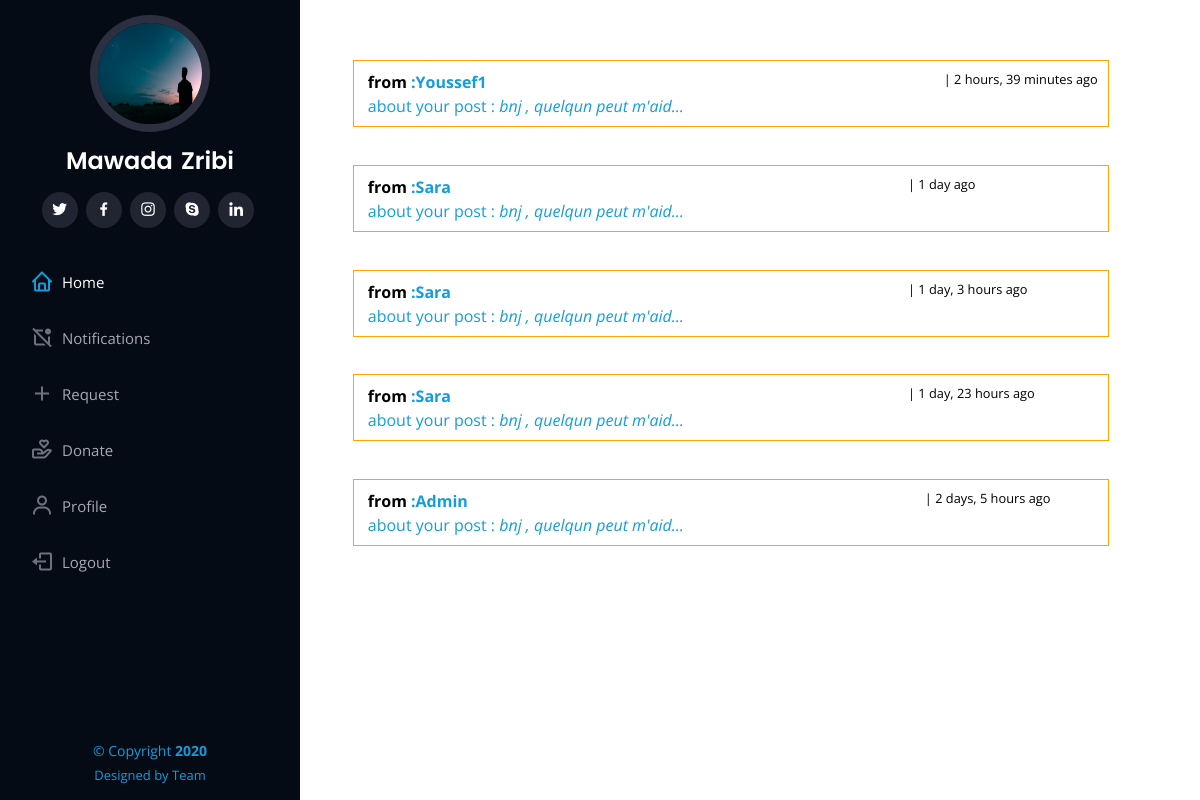
/notifications/ (signed in), run on the app's committed database.
### user/models.py (models this page shows, shortened)
class Profile(models.Model):
    user = models.OneToOneField(User,on_delete=models.CASCADE)
    image = models.ImageField(default='default.jpg',upload_to='profile_images')
    phone_number = models.CharField(max_length=12)
    """def save(self, *args, **kwargs):
        super().save(*args, **kwargs)

        img = Image.open(self.image.path)
        if img.width > 300 or img.height > 300:
            output_size = (300, 300)
            img.thumbnail(output_size)
            img.save(self.image.path)"""

class Notification(models.Model):
    post = models.ForeignKey(Post,on_delete=models.CASCADE)
    receiver = models.ForeignKey(User,related_name='receiver',on_delete=models.CASCADE)
    sender = models.ForeignKey(User,related_name='sender',on_delete=models.CASCADE ,null=True)
    notification_date =models.DateTimeField(default=timezone.now)
    status =models.CharField(max_length=6)
    class Meta:
        ordering =('-notification_date',)

class Post(models.Model):
    title = models.CharField(max_length=100)
    content = models.TextField()
    post_date = models.DateTimeField(default=timezone.now)
    post_update = models.DateTimeField(auto_now=True)
    author = models.ForeignKey(User, on_delete=models.CASCADE)
    current_place =models.CharField(max_length=50)
    show_post =models.CharField(max_length=6)
    class Meta:
        ordering = ('post_date', )

### user/views.py (the view)
# urls.py: path('notifications/',views.show_notif,name="notification"),
@login_required(login_url='login')
def show_notif(request):
    notifications = Notification.objects.filter(receiver=request.user)
    for notif in notifications :
        notif.status="yes"
        notif.save()
    context={
        'notifications':notifications,
        'title':"Notifications",
    }
    return render(request,'notif.html',context)

### templates/notif.html (shortened to what this page needs)
{% extends 'base.html' %}
{% block content %}
<main id="main">
    <section id="resume" class="resume">
      <div class="container">
       {% for not in notifications %}
       <a href="{% url 'notif_detail' not.id %}">
       <div class="section-title" style="margin-left:1cm;margin-bottom:1cm;padding:8px 14px ;width:20cm;border: 1px solid orange;">
        <div class="col-lg-12" data-aos="fade-up" style="width: 6cm;"></div>
            <p>  <b><span style="color: black;"> from </span> :{{ not.sender|title }}</b> <small><span style="color:black;margin-left: 444px;position:absolute;">
              | {{not.notification_date|timesince}} ago </span></small>
             </p>
            <p>
              about your post :<em> {{ not.post.content|truncatechars:25 }} </em> <br>
        </div>
        {% empty %}
       <p>  no notifications yet </p>
       </a>
        {% endfor %}
    </div>
    </section>
  </main>
{% endblock %}

### templates/base.html (shortened to what this page needs)
<!DOCTYPE html>
{% load static %}
<html lang="en">
<head>
  <link rel="stylesheet" href="https://stackpath.bootstrapcdn.com/bootstrap/4.1.3/css/bootstrap.min.css">
  <link href="{% static 'mainSt/assets/vendor/bootstrap/css/bootstrap.min2.css' %}" rel="stylesheet">
  <link href="{% static 'mainSt/assets/vendor/icofont/icofont.min2.css' %}" rel="stylesheet">
  <link href="{% static 'mainSt/assets/vendor/boxicons/css/boxicons.min2.css' %}" rel="stylesheet">
  <link href="{% static 'mainSt/assets/vendor/venobox/venobox2.css' %}" rel="stylesheet">
  <link href="{% static 'mainSt/assets/vendor/owl.carousel/assets/owl.carousel.min2.css' %}" rel="stylesheet">
  <link href="{% static 'mainSt/assets/vendor/aos/aos2.css' %}" rel="stylesheet">
  <link href="{% static 'mainSt/assets/css/style22.css' %}" rel="stylesheet">
</head>
<body>
  <header id="header">
    <div class="d-flex flex-column">
      <div class="profile">
        <img src="{{ user.profile.image.url }}" alt="profile-image" class="rounded-circle">
        <h1 class="text-light"><a href="index.html"> {{ user.first_name|title }}<span style="margin-left: 8px;">{{ user.last_name|title  }}</span> </a></h1>
        <div class="social-links mt-3 text-center">
          <a href="#" class="twitter"><i class="bx bxl-twitter"></i></a>
          <a href="#" class="facebook"><i class="bx bxl-facebook"></i></a>
          <a href="#" class="instagram"><i class="bx bxl-instagram"></i></a>
          <a href="#" class="google-plus"><i class="bx bxl-skype"></i></a>
          <a href="#" class="linkedin"><i class="bx bxl-linkedin"></i></a>
        </div>
      </div>
      <nav class="nav-menu">
        <ul>
          <li class="active"><a href="{% url 'profile' user.username %}"><i class="bx bx-home"></i> <span>Home</span></a></li>
          {% if nb_nots %}
          <li><a href="{% url 'notification' %}"><i class="bx bx-notification"></i> <span>Notifications</span><span class="badge">{{nb_nots}}</span></a></li>
          {% else %}
          <li><a href="{% url 'notification' %}"><i class="bx bx-notification-off"></i><span>Notifications</span> </a></li>
          {% endif %}
          <li><a href="{% url 'newrequest' %}"><i class="bx bx-plus"></i> <span>Request </span></a></li>
          <li><a href=""><i class="bx bx-donate-heart">  </i> Donate </a></li>
          <li><a href="{% url 'my_profile' user.username %}"><i class="bx bx-user"></i> Profile</a></li>
          <li><a href="{% url 'logout' %}"><i class="bx bx-log-out"></i> Logout </a></li>
        </ul>
      </nav>
    </div>
  </header>
    {% block content %}
    {% endblock%}
  <footer id="footer">
    <div class="container">
      <div class="copyright">
        &copy; Copyright <strong><span>2020</span></strong>
      </div>
      <div class="credits">
        Designed by <a href="#">Team</a>
      </div>
    </div>
  </footer>
</body>
</html>

### static/mainSt/assets/css/style22.css (style rules this page uses)
body { font-family: "Open Sans", sans-serif; color: #272829; }
a { color: #149ddd; }
h1, h2, h3, h4, h5, h6 { font-family: "Raleway", sans-serif; }
#header { position: fixed; top: 0; left: 0; bottom: 0; width: 300px; transition: all ease-in-out 0.5s; z-index: 9999; transition: all 0.5s; padding: 0 15px; background: #040b14; overflow-y: auto; }
#header .profile img { margin: 15px auto; display: block; width: 120px; border: 8px solid #2c2f3f; }
#header .profile h1 { font-size: 24px; margin: 0; padding: 0; font-weight: 600; -moz-text-align-last: center; text-align-last: center; font-family: "Poppins", sans-serif; }
#header .profile h1 a, #header .profile h1 a:hover { color: #fff; text-decoration: none; }
#header .profile .social-links a { font-size: 18px; display: inline-block; background: #212431; color: #fff; line-height: 1; padding: 8px 0; margin-right: 4px; border-radius: 50%; text-align: center; width: 36px; height: 36px; transition: 0.3s; }
#main { margin-left: 300px; }
.nav-menu { padding-top: 30px; }
.nav-menu * { margin: 0; padding: 0; list-style: none; }
.nav-menu > ul > li { position: relative; white-space: nowrap; }
.nav-menu a { display: flex; align-items: center; color: #a8a9b4; padding: 12px 15px; margin-bottom: 8px; transition: 0.3s; font-size: 15px; }
.nav-menu a i { font-size: 24px; padding-right: 8px; color: #6f7180; }
.nav-menu a:hover, .nav-menu .active > a, .nav-menu li:hover > a { text-decoration: none; color: #fff; }
.nav-menu a:hover i, .nav-menu .active > a i, .nav-menu li:hover > a i { color: #149ddd; }
section { padding: 60px 0; overflow: hidden; }
.section-title { padding-bottom: 30px; }
.section-title p { margin-bottom: 0; }
#footer { padding: 15px; color: #f4f6fd; font-size: 14px; position: fixed; left: 0; bottom: 0; width: 300px; z-index: 9999; background: #040b14; }
#footer .copyright { text-align: center; }
#footer .credits { padding-top: 5px; text-align: center; font-size: 13px; color: #eaebf0; }

### templates/base.html (style rules this page uses)
small { margin-left: 13px; font-size: 80%; font-weight: 400; }
#header .profile img { margin: 15px auto; display: block; width: 120px; height: 117px; border: 8px solid #2c2f3f; }

### data on the page
Notification: sender "Youssef1", notification_date "2 hours, 39 minutes", post.content "bnj , quelqun peut m'aid…"
Notification: sender "Sara", notification_date "1 day", post.content "bnj , quelqun peut m'aid…"
Notification: sender "Sara", notification_date "1 day, 3 hours", post.content "bnj , quelqun peut m'aid…"
Notification: sender "Sara", notification_date "1 day, 23 hours", post.content "bnj , quelqun peut m'aid…"
Notification: sender "Admin", notification_date "2 days, 5 hours", post.content "bnj , quelqun peut m'aid…"

### other printed values
{{ user.first_name|title }} "Mawada"
{{ user.last_name|title }} "Zribi"
